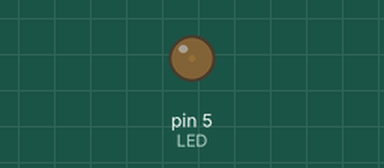
Recording of a sketch running on a simulated Arduino Uno, built with avr-gcc and run on an emulated ATmega328P. Parts: output pins drawn as LEDs (lit = HIGH).

Above: at 0.05 s.
At 1.05 s:
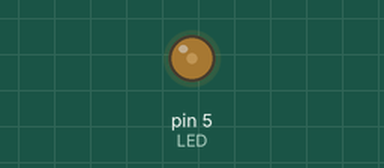
At 2.05 s:
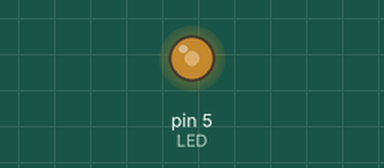
At 4.1 s:
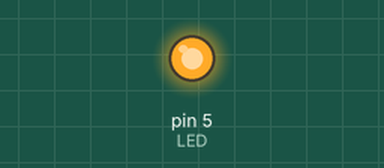
Timing chart, 0 to 5.3 s (numbered marks = the images above):
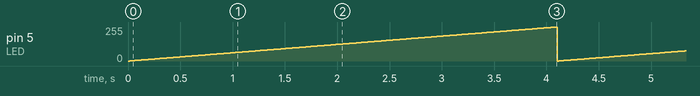

Measured:
- by itself, pin 5 (LED): ramps from 0/255 to 255/255 and jumps back, once every 4.1 s

The sketch:

analogWrite-01-fadeIn.ino
```cpp
int LED = 5;

int ledVal;

void setup() {
  ledVal = 0;
  pinMode(LED, OUTPUT);
}

void loop() {
  analogWrite(LED, ledVal);

  ledVal = (ledVal + 1) % 256;

  delay(16);
}
```
